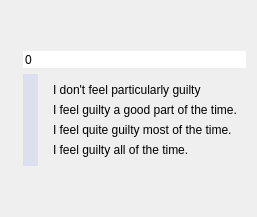
          <widget class="QWidget" name="pageOne">
           <layout class="QGridLayout" name="gridLayout_6">
            <item row="0" column="0">
             <spacer name="verticalSpacer_10">
              <property name="orientation">
               <enum>Qt::Vertical</enum>
              </property>
              <property name="sizeHint" stdset="0">
               <size>
                <width>20</width>
                <height>40</height>
               </size>
              </property>
             </spacer>
            </item>
            <item row="3" column="0">
             <spacer name="verticalSpacer_9">
              <property name="orientation">
               <enum>Qt::Vertical</enum>
              </property>
              <property name="sizeHint" stdset="0">
               <size>
                <width>20</width>
                <height>40</height>
               </size>
              </property>
             </spacer>
            </item>
            <item row="2" column="0">
             <widget class="QFrame" name="frame">
              <layout class="QGridLayout" name="gridLayout_31">
               <property name="leftMargin">
                <number>12</number>
               </property>
               <property name="topMargin">
                <number>0</number>
               </property>
               <property name="rightMargin">
                <number>0</number>
               </property>
               <property name="bottomMargin">
                <number>0</number>
               </property>
               <item row="1" column="0">
                <widget class="QSlider" name="b_slider_5">
                 <property name="styleSheet">
                  <string notr="true">

/* ///////////////////////////////////////////////////////////////
QSlider Colors
/////////////////////////////////////////////////////////////// */

QSlider::handle:vertical {background:rgb(113,136,229);}
QSlider::handle:vertical:hover {background:rgb(153,176,255);}
QSlider::handle:vertical:pressed {background:rgb(63,86,179);}
QSlider::groove:vertical:hover {background:rgba(113,136,229,0.25);}
QSlider::groove:vertical {background:rgba(113,136,229,0.15);}
</string>
                 </property>
                 <property name="maximum">
                  <number>3</number>
                 </property>
                 <property name="orientation">
                  <enum>Qt::Vertical</enum>
                 </property>
                 <property name="invertedAppearance">
                  <bool>true</bool>
                 </property>
                </widget>
               </item>
               <item row="1" column="1">
                <widget class="QFrame" name="frame">
                 <layout class="QVBoxLayout" name="verticalLayout_8">
                  <item>
                   <widget class="QLabel" name="label_30">
                    <property name="text">
                     <string>I don't feel particularly guilty</string>
                    </property>
                   </widget>
                  </item>
                  <item>
                   <widget class="QLabel" name="label_33">
                    <property name="text">
                     <string>I feel guilty a good part of the time.</string>
                    </property>
                   </widget>
                  </item>
                  <item>
                   <widget class="QLabel" name="label_32">
                    <property name="text">
                     <string>I feel quite guilty most of the time.</string>
                    </property>
                   </widget>
                  </item>
                  <item>
                   <widget class="QLabel" name="label_31">
                    <property name="text">
                     <string>I feel guilty all of the time.</string>
                    </property>
                   </widget>
                  </item>
                 </layout>
                </widget>
               </item>
               <item row="0" column="0" colspan="2">
                <widget class="QSpinBox" name="b_box_5">
                 <property name="frame">
                  <bool>false</bool>
                 </property>
                 <property name="buttonSymbols">
                  <enum>QAbstractSpinBox::NoButtons</enum>
                 </property>
                </widget>
               </item>
              </layout>
             </widget>
            </item>
           </layout>
          </widget>
